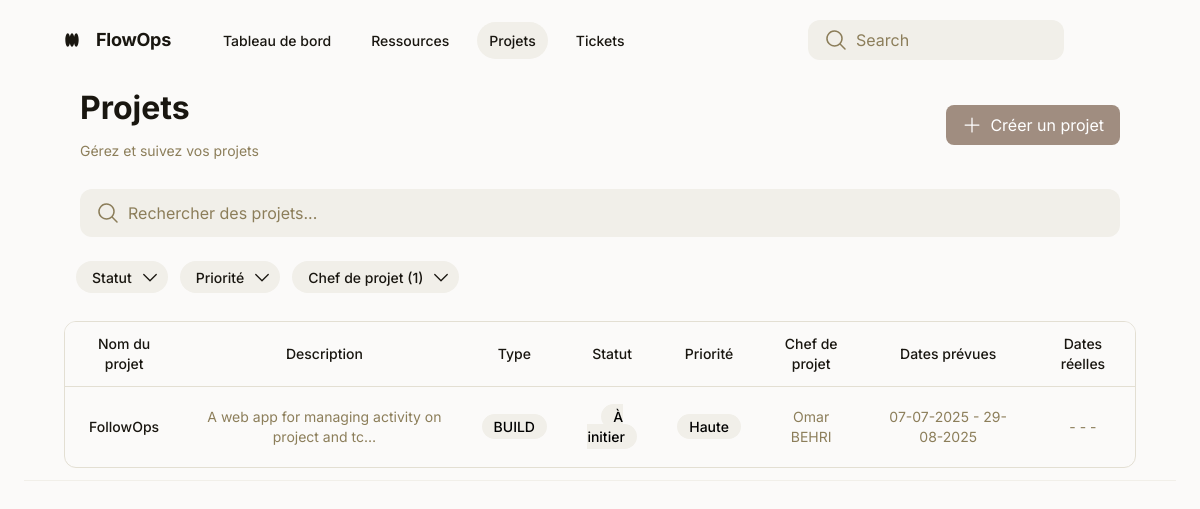
/projects/?project_manager=1 (signed in), run on the app's committed database.
### projects/models.py (models this page shows)
class Project(models.Model):
    title = models.CharField(max_length=200, verbose_name="Intitulé")
    description = models.TextField(verbose_name="Description détailée")
    type = models.CharField(max_length=20, choices=[
        ('BUILD', 'Projet (BUILD)'),
        ('RUN', 'RUN'),
    ], verbose_name="Type de projet")
    status = models.CharField(max_length=20, choices=[
        ('À initier', 'To init'),
        ('En cours', 'In progress'),
        ('Terminé', 'Finished'),
        ('Suspendu', 'Suspended'),
        ('Annulé', 'Cancelled'),
    ], verbose_name="Statut")
    priority = models.CharField(max_length=20, choices=[
        ('Basse', 'Low'),
        ('Moyenne', 'Medium'),
        ('Haute', 'High'),
        ('Critique', 'Critical'),
    ], verbose_name="Priorité")
    project_manager = models.ForeignKey('ressources.Ressource', on_delete=models.SET_NULL, null=True, blank=True, related_name='project_manager', verbose_name="Chef de projet")
    expected_start_date = models.DateField(verbose_name="Date de début prévue")
    expected_end_date = models.DateField(verbose_name="Date de fin prévue")
    start_date = models.DateField(null=True, blank=True, verbose_name="Date de début réelle")
    end_date = models.DateField(null=True, blank=True, verbose_name="Date de fin réelle")
    members = models.ManyToManyField('ressources.Ressource', related_name='members', verbose_name="Membres du projet")
    estimated_charges = models.IntegerField(verbose_name="Charges estimées (en jours ou heures)")
    progress = models.IntegerField(verbose_name="Avancement (%)")
    tags = models.ManyToManyField('Tag', related_name='projects', verbose_name="Tags ou categories")
    comments = models.ManyToManyField('CommentProject', related_name="project_comments", verbose_name="Commentaires", blank=True)
    created_at = models.DateTimeField(auto_now_add=True)
    updated_at = models.DateTimeField(auto_now=True)

### ressources/models.py (models this page shows)
class Ressource(AbstractUser):
    first_name = models.CharField(max_length=200)
    last_name = models.CharField(max_length=200)
    role = models.CharField(max_length=200)
    skills = models.TextField(blank=True)
    availability_rate = models.IntegerField(null=True, blank=True)
    manager = models.ForeignKey('self', on_delete=models.CASCADE, null=True, blank=True)
    status = models.CharField(max_length=200, choices=[
        ('Stagiaire', 'Stagiaire'),
        ('CDI', 'CDI'),
        ('Prestataire', 'Prestataire'),
        ('Alternant', 'Alternant'),
        ('CDD', 'CDD'),
        ('Autre', 'Autre')
    ])
    appRole = models.CharField(max_length=200, choices=[
        ('ADMIN', 'ADMIN'),
        ('MANAGER', 'MANAGER'),
        ('USER', 'USER')
    ])
    phone_number = models.CharField(max_length=20)
    entry_date = models.DateField(null=True, blank=True)
    location = models.CharField(max_length=200, null=True, blank=True)
    created_at = models.DateTimeField(auto_now_add=True)
    updated_at = models.DateTimeField(auto_now=True)
    email = models.EmailField(unique=True)
    password = models.CharField(max_length=200)
    USERNAME_FIELD = 'email'
    REQUIRED_FIELDS = ['username', 'first_name', 'last_name', 'role', 'status']
    def __str__(self):
        return f"{self.first_name} {self.last_name}"

### projects/views.py (the view)
# urls.py: path('projects/', include('projects.urls')),
@login_required
def projects(request):
    user = request.user
    if user.appRole == 'ADMIN':
        projects = Project.objects.all()
    elif user.appRole == 'MANAGER':
        projects = Project.objects.filter(project_manager=user)
    else:
        projects = Project.objects.filter(members=user)
    status_filter = request.GET.get('status')
    priority_filter = request.GET.get('priority')
    project_manager_filter = request.GET.get('project_manager')
    if status_filter:
        projects = projects.filter(status=status_filter)
    if priority_filter:
        projects = projects.filter(priority=priority_filter)
    if project_manager_filter:
        projects = projects.filter(project_manager=project_manager_filter)
    status_choices = Project._meta.get_field('status').choices
    priority_choices = Project._meta.get_field('priority').choices
    project_managers = Ressource.objects.filter(appRole__in=['ADMIN', 'MANAGER'])
    can_create_project = user.appRole in ['ADMIN', 'MANAGER']
    return render(request, 'projects.html', {
        'projects': projects,
        'can_create_project': can_create_project,
        'status_choices': status_choices,
        'priority_choices': priority_choices,
        'project_managers': project_managers,
        'current_status': status_filter,
        'current_priority': priority_filter,
        'current_project_manager': project_manager_filter
    })

### projects/templates/projects.html (shortened to what this page needs)
<!DOCTYPE html>
<html lang="fr">
<head>
  <script src="https://cdn.tailwindcss.com?plugins=forms,container-queries"></script>
</head>
<body class="relative flex size-full min-h-screen flex-col bg-[#fbfaf9] group/design-root overflow-x-hidden font-['Inter','Noto_Sans',sans-serif]">
  <div class="layout-container flex h-full grow flex-col">
    <div class="w-full px-6 py-2">
      <main class="layout-content-container flex flex-col max-w-full w-full flex-1">
        <header class="flex flex-col border-b border-solid border-b-[#f1efe9] px-10 py-3">
          <div class="flex items-center justify-between whitespace-nowrap pb-3">
            <div class="flex items-center gap-4 text-[#191610] flex-1">
              <div class="size-4">
              </div>
              <h2 class="text-lg font-bold leading-tight tracking-[-0.015em] mr-6">FlowOps</h2>
              <nav class="flex items-center gap-4">
                <a href="/dashboard/" class="nav-link">Tableau de bord</a>
                <a href="/ressources/" class="nav-link">Ressources</a>
                <a href="/projects/" class="nav-link nav-link-active">Projets</a>
                <a href="/tickets/" class="nav-link">Tickets</a>
              </nav>
            </div>
            <div class="flex items-center gap-8">
              <label class="flex flex-col min-w-40 !h-10 max-w-64">
                <div class="flex w-full flex-1 items-stretch rounded-xl h-full">
                  <div class="text-[#8c7e5a] flex border-none bg-[#f1efe9] items-center justify-center pl-4 rounded-l-xl border-r-0">
                    <svg xmlns="http://www.w3.org/2000/svg" width="24px" height="24px" fill="currentColor" viewBox="0 0 256 256"><path d="M229.66,218.34l-50.07-50.06a88.11,88.11,0,1,0-11.31,11.31l50.06,50.07a8,8,0,0,0,11.32-11.32ZM40,112a72,72,0,1,1,72,72A72.08,72.08,0,0,1,40,112Z"></path></svg>
                  </div>
                  <input type="search" placeholder="Search" class="form-input flex w-full min-w-0 flex-1 resize-none overflow-hidden rounded-xl text-[#191610] focus:outline-0 focus:ring-0 border-none bg-[#f1efe9] focus:border-none h-full placeholder:text-[#8c7e5a] px-4 rounded-l-none border-l-0 pl-2 text-base font-normal leading-normal">
                </div>
              </label>
              <div class="bg-center bg-no-repeat aspect-square bg-cover rounded-full size-10" style='background-image: url("https://lh3.googleusercontent.com/aida-public/AB6AXuCClaZNla2VNHXuP4EEYYlG4LkZLwYibWSxw8yzb3jGydK81D_AXUYkIFyinil-dc9nLIixSFYOYTnTHhPAgW7Rgol2xKBCRitPsQZieVpCouNpxeaDA1OI7g0YrTegaV3O8LYbFYa020XTuVl2BUh_ogXINAaMYgvy-Qf1gW_EwpSjARgbbgSpHrUHu2-NSkSyN6Hsnj4AV2VMoOKK1uqlaP9nCYh3DoUd0lAswDohEnIfDQFAkaDKUBLhl05fMAHKUp8zap8Bqv4")'></div>
            </div>
          </div>
        <div class="flex flex-wrap justify-between gap-3 p-4">
          <div class="flex min-w-72 flex-col gap-3">
            <p class="text-[#191610] tracking-light text-[32px] font-bold leading-tight">Projets</p>
            <p class="text-[#8c7e5a] text-sm font-normal leading-normal">Gérez et suivez vos projets</p>
          </div>
          {% if can_create_project %}
          <div class="flex items-center">
            <a href="{% url 'create_project' %}" class="flex items-center justify-center gap-2 rounded-lg bg-[#A08D80] px-4 py-2 text-white hover:bg-[#8a7a6e] transition-colors">
              <svg xmlns="http://www.w3.org/2000/svg" width="20" height="20" fill="currentColor" viewBox="0 0 256 256"><path d="M224,128a8,8,0,0,1-8,8H136v80a8,8,0,0,1-16,0V136H40a8,8,0,0,1,0-16h80V40a8,8,0,0,1,16,0v80h80A8,8,0,0,1,224,128Z"></path></svg>
              Créer un projet
            </a>
          </div>
          {% endif %}
        </div>
        <div class="px-4 py-3">
          <label class="flex flex-col min-w-40 h-12 w-full">
            <div class="flex w-full flex-1 items-stretch rounded-xl h-full">
              <div class="text-[#8c7e5a] flex border-none bg-[#f1efe9] items-center justify-center pl-4 rounded-l-xl border-r-0">
                <svg xmlns="http://www.w3.org/2000/svg" width="24px" height="24px" fill="currentColor" viewBox="0 0 256 256"><path d="M229.66,218.34l-50.07-50.06a88.11,88.11,0,1,0-11.31,11.31l50.06,50.07a8,8,0,0,0,11.32-11.32ZM40,112a72,72,0,1,1,72,72A72.08,72.08,0,0,1,40,112Z"></path></svg>
              </div>
              <input type="search" id="search-input" placeholder="Rechercher des projets..." class="form-input flex w-full min-w-0 flex-1 resize-none overflow-hidden rounded-xl text-[#333] focus:outline-0 focus:ring-0 border-none bg-[#f1efe9] focus:border-none h-full placeholder:text-[#8c7e5a] px-4 rounded-l-none border-l-0 pl-2 text-base font-normal leading-normal">
            </div>
          </label>
        </div>
        <div class="flex gap-3 p-3 flex-wrap pr-4">
          <form id="filter-form" method="get" action="{% url 'projects' %}" class="flex gap-3 flex-wrap">
            <div class="relative inline-block">
              <button type="button" id="status-dropdown-btn" class="flex h-8 shrink-0 items-center justify-center gap-x-2 rounded-full bg-[#f1efe9] pl-4 pr-2 text-[#191610] text-sm font-medium leading-normal {% if current_status %}bg-[#e3dfd3]{% endif %}">
                Statut {% if current_status %}({{ current_status }}){% endif %}
                <svg xmlns="http://www.w3.org/2000/svg" width="20px" height="20px" fill="currentColor" viewBox="0 0 256 256"><path d="M213.66,101.66l-80,80a8,8,0,0,1-11.32,0l-80-80A8,8,0,0,1,53.66,90.34L128,164.69l74.34-74.35a8,8,0,0,1,11.32,11.32Z"></path></svg>
              </button>
            </div>
            <div class="relative inline-block">
              <button type="button" id="priority-dropdown-btn" class="flex h-8 shrink-0 items-center justify-center gap-x-2 rounded-full bg-[#f1efe9] pl-4 pr-2 text-[#191610] text-sm font-medium leading-normal {% if current_priority %}bg-[#e3dfd3]{% endif %}">
                Priorité {% if current_priority %}({{ current_priority }}){% endif %}
                <svg xmlns="http://www.w3.org/2000/svg" width="20px" height="20px" fill="currentColor" viewBox="0 0 256 256"><path d="M213.66,101.66l-80,80a8,8,0,0,1-11.32,0l-80-80A8,8,0,0,1,53.66,90.34L128,164.69l74.34-74.35a8,8,0,0,1,11.32,11.32Z"></path></svg>
              </button>
            </div>
            <div class="relative inline-block">
              <button type="button" id="project-manager-dropdown-btn" class="flex h-8 shrink-0 items-center justify-center gap-x-2 rounded-full bg-[#f1efe9] pl-4 pr-2 text-[#191610] text-sm font-medium leading-normal {% if current_project_manager %}bg-[#e3dfd3]{% endif %}">
                Chef de projet {% if current_project_manager %}({{ current_project_manager }}){% endif %}
                <svg xmlns="http://www.w3.org/2000/svg" width="20px" height="20px" fill="currentColor" viewBox="0 0 256 256"><path d="M213.66,101.66l-80,80a8,8,0,0,1-11.32,0l-80-80A8,8,0,0,1,53.66,90.34L128,164.69l74.34-74.35a8,8,0,0,1,11.32,11.32Z"></path></svg>
              </button>
            </div>
          </form>
        </div>
      <div class="mt-4 w-full overflow-x-auto">
        <div class="overflow-hidden rounded-xl border border-[#e3dfd3]">
          <table class="min-w-full border-collapse text-sm">
            <thead>
              <tr class="bg-[#fbfaf9] text-left text-[#191610]">
                <th class="px-4 py-3 font-medium text-center">Nom du projet</th>
                <th class="px-4 py-3 font-medium text-center">Description</th>
                <th class="px-4 py-3 font-medium text-center">Type</th>
                <th class="px-4 py-3 font-medium text-center">Statut</th>
                <th class="px-4 py-3 font-medium text-center">Priorité</th>
                <th class="px-4 py-3 font-medium text-center">Chef de projet</th>
                <th class="px-4 py-3 font-medium text-center">Dates prévues</th>
                <th class="px-4 py-3 font-medium text-center">Dates réelles</th>
              </tr>
            </thead>
            <tbody id="projects-table-body">
              {% for project in projects %}
              <tr class="border-t border-t-[#e3dfd3]">
                <td class="whitespace-nowrap px-4 py-5 font-medium text-center">
                  <a href="{% url 'projectDetails' project.id %}" class="text-[#191610] hover:underline">{{ project.title }}</a>
                </td>
                <td class="px-4 py-5 text-[#8c7e5a] text-center">{{ project.description|truncatechars:50 }}</td>
                <td class="px-4 py-5 text-center"><span class="rounded-full bg-[#f1efe9] px-3 py-1 text-sm font-medium">{{ project.type }}</span></td>
                <td class="status-cell px-4 py-5 text-center"><span class="rounded-full bg-[#f1efe9] px-3 py-1 text-sm font-medium">{{ project.status }}</span></td>
                <td class="px-4 py-5 text-center"><span class="rounded-full bg-[#f1efe9] px-3 py-1 text-sm font-medium">{{ project.priority }}</span></td>
                <td class="px-4 py-5 text-[#8c7e5a] text-center">{{ project.project_manager }}</td>
                <td class="px-4 py-5 text-[#8c7e5a] text-center">{{ project.expected_start_date|date:"d-m-Y" }} - {{ project.expected_end_date|date:"d-m-Y" }}</td>
                <td class="px-4 py-5 text-[#8c7e5a] text-center">
                  {% if project.start_date %}{{ project.start_date|date:"d-m-Y" }}{% else %}-{% endif %} -
                  {% if project.end_date %}{{ project.end_date|date:"d-m-Y" }}{% else %}-{% endif %}
                </td>
              </tr>
              {% empty %}
              <tr class="border-t border-t-[#e3dfd3]">
                <td colspan="8" class="px-4 py-5 text-center text-[#8c7e5a]">Aucun projet trouvé</td>
              </tr>
              {% endfor %}
            </tbody>
          </table>
        </div>
      </div>
    </header>
    </main>
    </div>
  </div>
</body>
</html>

### projects/templates/projects.html (style rules this page uses)
:root { --primary-color: #A08D80; --secondary-color: #D4CCC1; --text-color-dark: #3F3C3A; --text-color-medium: #6E6864; --text-color-light: #9C9591; --bg-light: #FBF9F7; --bg-white: #FFFFFF; --border-color: #EBE5E0; --status-active-bg: #EAE6DF; --status-active-text: #6E6864; --status-inactive-bg: #F7EAE3; --status-inactive-text: #A08D80; --nav-link-color: #191610; --nav-link-hover-bg: #f1efe9; --nav-link-active-bg: #f1efe9; --nav-link-active-color: #191610; --button-bg-light: #F0EDE9; --shadow-light: rgba(0, 0, 0, 0.03); }
.nav-link { display: flex; align-items: center; gap: 0.5rem; padding: 0.5rem 0.75rem; color: var(--nav-link-color); font-size: 0.875rem; font-weight: 500; border-radius: 9999px; transition: background-color 0.2s ease, color 0.2s ease; white-space: nowrap; }
.nav-link-active { background-color: var(--nav-link-active-bg); color: var(--nav-link-active-color); }

### data on the page
Project: title "FollowOps", description "A web app for managing activity on project and tc…", type "BUILD", status "À initier", priority "Haute", project_manager "Omar BEHRI", expected_start_date "07-07-2025", expected_end_date "29-08-2025"

### other printed values
{{ current_project_manager }} "1"
